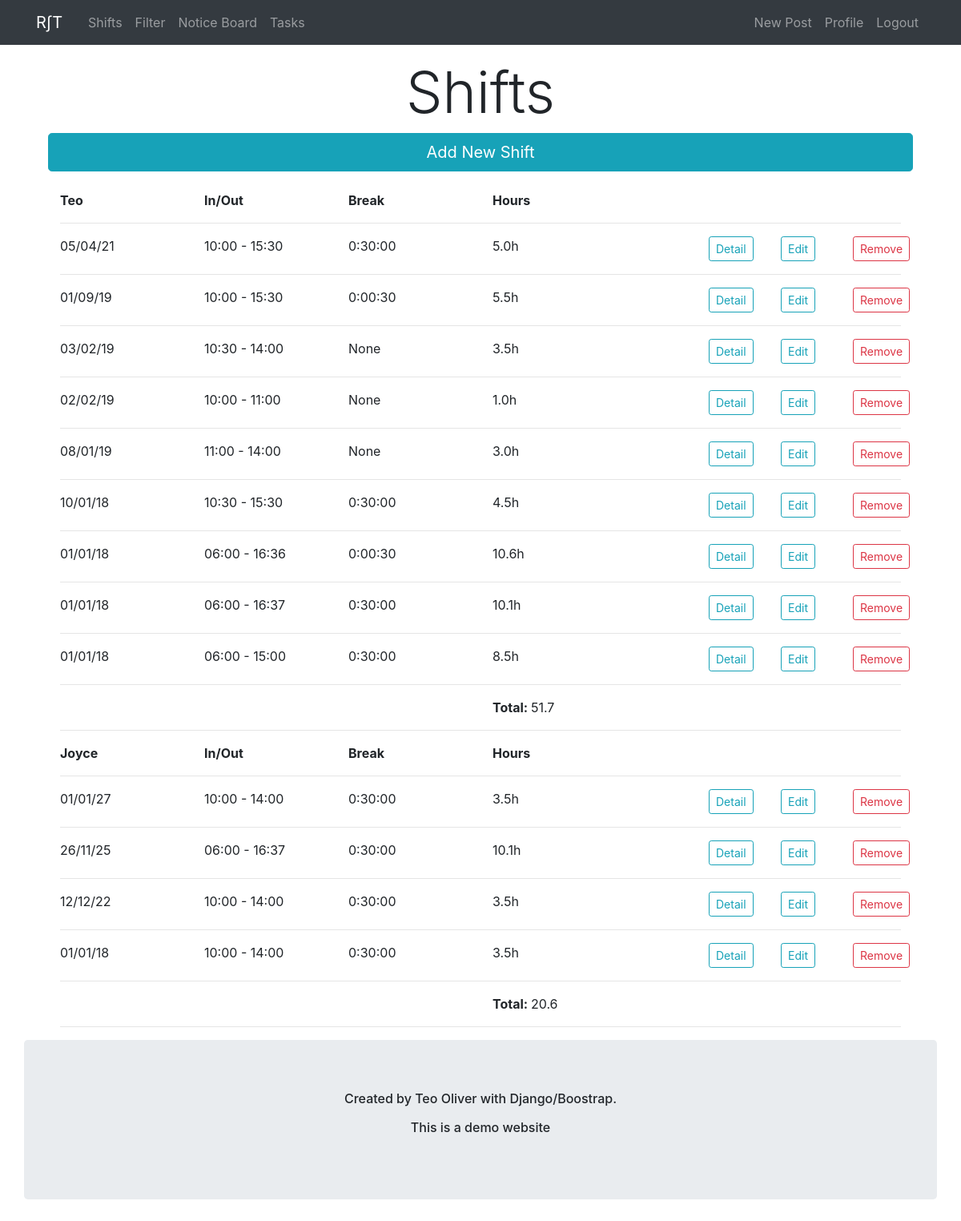
Page / (signed in) on the earlier database version.
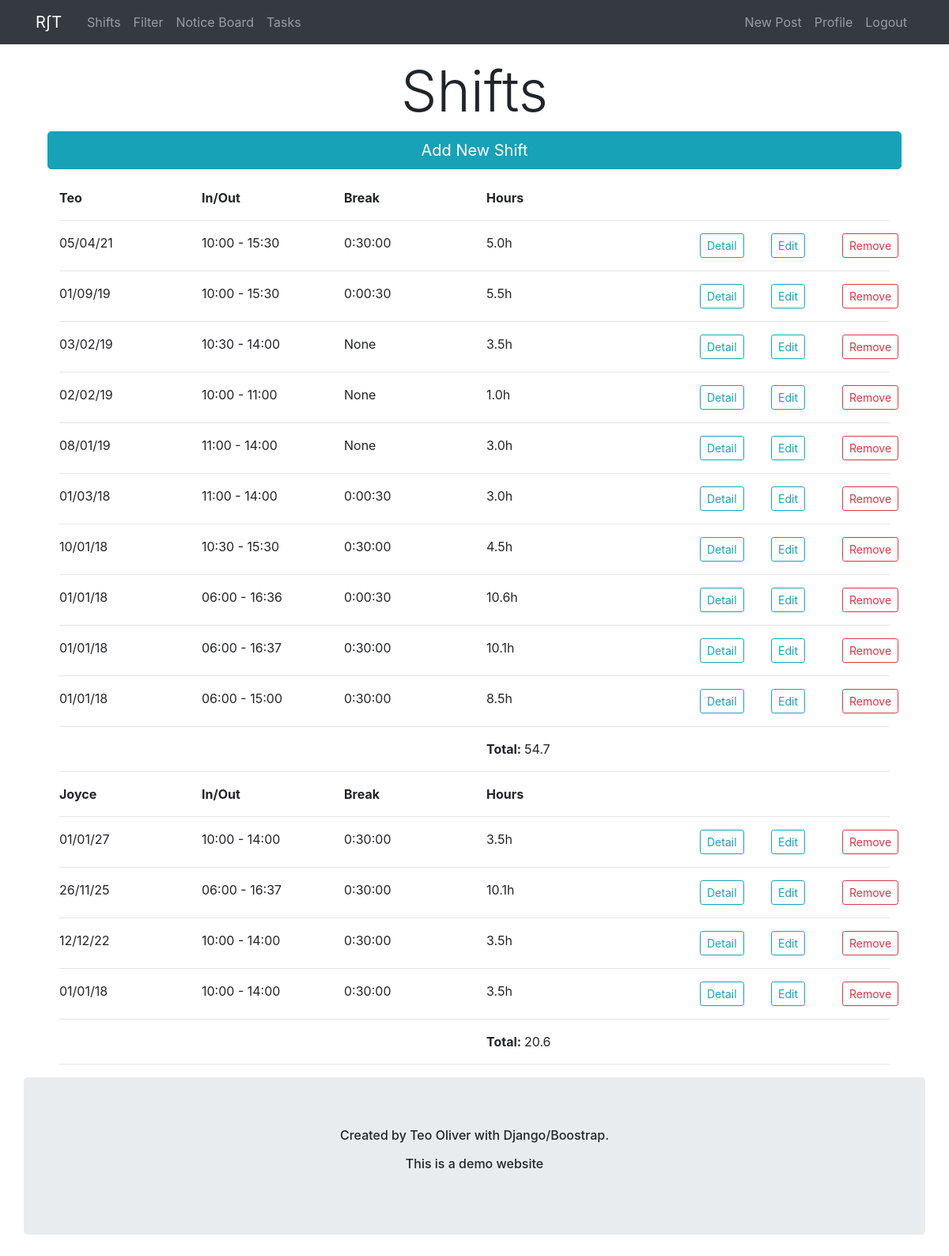
Same page on the later database version.
### hoursCalc/models.py (models this page shows, shortened)
class Shift(models.Model):
    name = models.ForeignKey(User,on_delete=models.CASCADE)
    clock_in = models.DateTimeField(blank=True, null=True) #not blanck or null
    clock_out = models.DateTimeField(blank=True, null=True)  #not blanck or null
    date = models.DateField(blank=True, null=True) #not blanck or null
    duration  = models.FloatField(default=0)
    break_time = models.DurationField(blank=True, null=True)
    description = models.TextField(blank=True, null=True, max_length=600)
    class Meta:
        ordering = ['-date']

### hoursCalc/views.py (the view)
# urls.py: path('', shift_views.index, name="index"),
@login_required
def index(request):
    users = User.objects.all()
    form = forms.ClockInOutForm()
    shift = Shift.objects.all()
    context = {
        'shift': shift,
        'users': users,
        'form': form,
        'title': 'Home'
    }
    return render(request, 'hoursCalc/index.html', context)

### hoursCalc/templatetags/shifts.py (called while the page is built)
@register.simple_tag
def calc_total_duration(shifts):  # here 'shifts' is the 'user.list' in the template
    total = 0.0
    for shift in shifts:
        total += shift.duration
    return total

### hoursCalc/templates/hoursCalc/index.html (shortened to what this page needs)
{% extends './base.html' %}
{% load crispy_forms_tags %}
{% block content %}
<div class="container mb-4">
    <h1 class="display-3"><center>Shifts</center></h1>
    <button type="button" class="btn btn-info btn-lg btn-block" data-toggle="modal" data-target="#filterModal" >Add New Shift</button>
</div>
<div class="container">
    {% load shifts %}
    <div class="container">
        {% for user in users %}
        {% if user.shift_set.count > 0 %}
            <div class="row">
                <div class="col-md-2">
                    <strong>{{user.username}}</strong>
                </div>
                <div class="col-md-2"> <strong> In/Out </strong> </div>
                <div class="col-md-2"> <strong> Break </strong>  </div>
                <div class="col-md-3"> <strong> Hours </strong>  </div>
                <div class="col-md-3"> </div>
            </div>
            <hr>
            {% for i in user.shift_set.all %}
                <div class="row">
                    <div class="col-md-2"> {{ i.date|date:"d/m/y" }} </div>
                    <div class="col-md-2"> {{ i.clock_in|date:"H:i" }} - {{ i.clock_out|date:"H:i"}} </div>
                    <div class="col-md-2"> {{ i.break_time}} </div>
                    <div class="col-md-3"> {{i.duration}}h </div>
                    <div class="col-md-1"> <a class="btn btn-outline-info btn-sm" href="{% url 'detail' pk=i.id %}">Detail</a> </div>
                    <div class="col-md-1"> <a class="btn btn-outline-info btn-sm" href="{% url 'edit' pk=i.id %}">Edit</a> </div>
                    <div class="col-md-1"> <a class="btn btn-outline-danger btn-sm" href="{% url 'remove' pk=i.id %}">Remove</a> </div>
                </div>
                <hr>
            {% endfor %}
            <div class="row">
                <div class="col-md-2"> </div>
                <div class="col-md-2"> </div>
                <div class="col-md-2"> </div>
                <div class="col-md-3">
                    <strong>Total: </strong>  {% calc_total_duration user.shift_set.all %}
                </div>
                <div class="col-md-3"> </div>
            </div>
            <hr>
        {% endif %}
        {% endfor %}
    </div>
</div>
{% endblock content %}

Differences in the rows shown:
added Shift: date "01/03/18", clock_in "11:00", clock_out "14:00", break_time "0:00:30", duration "3.0"
Other differences:
text no longer shown: "51.7"
text now shown: "54.7"
